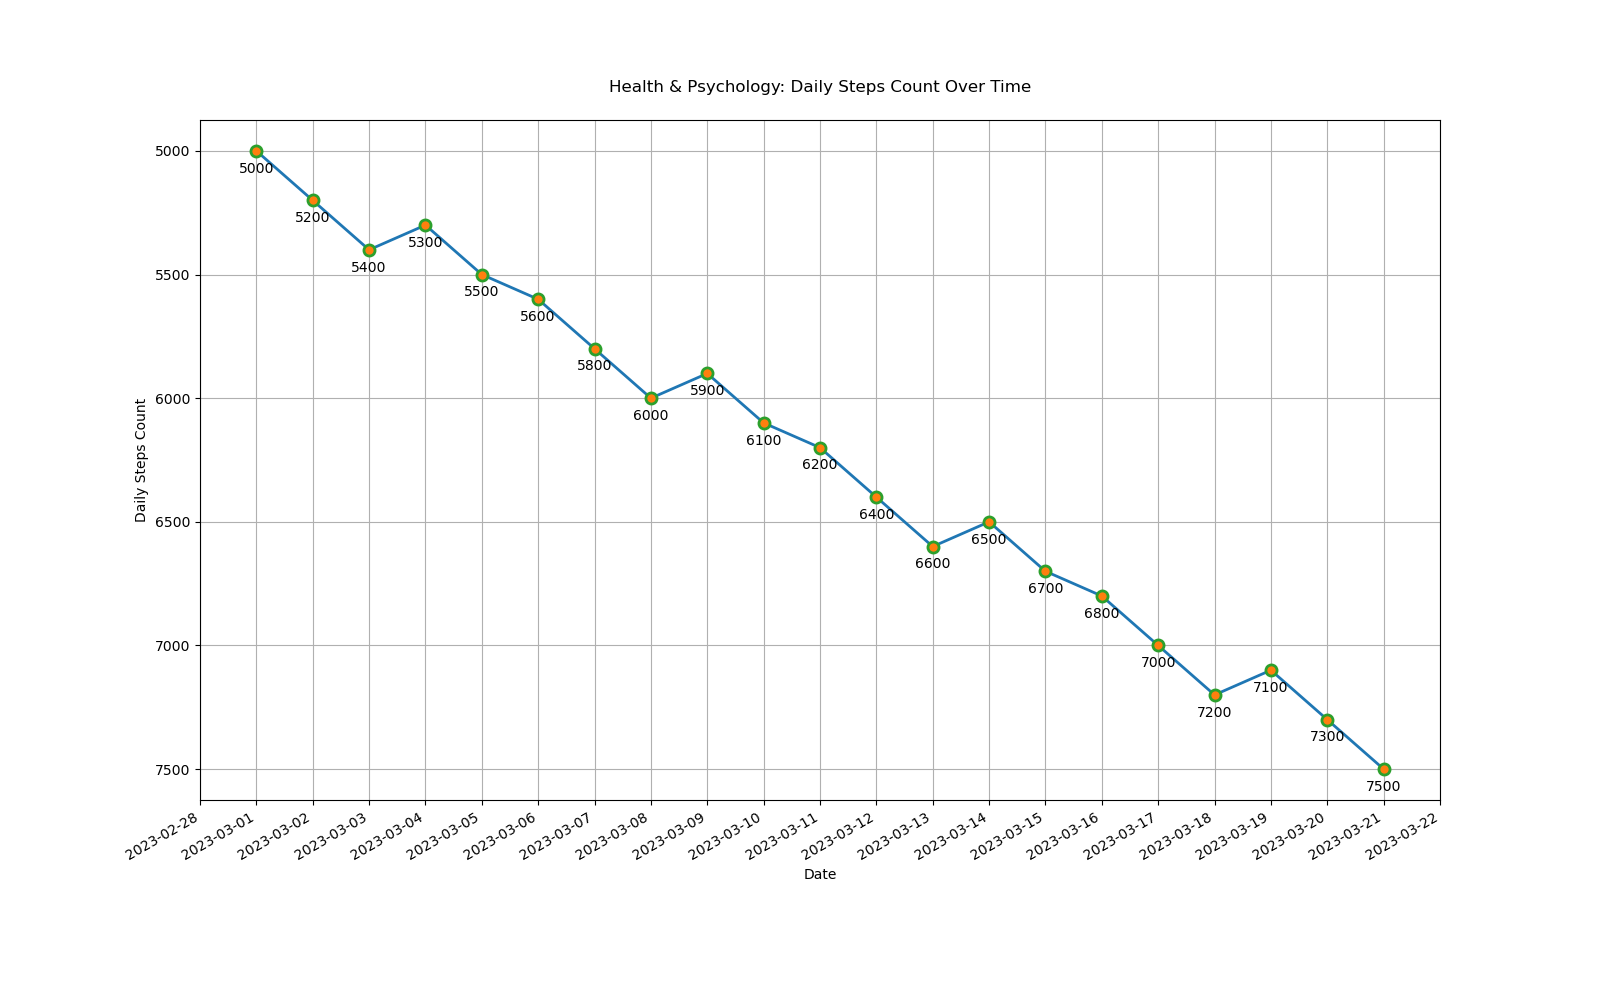

This chart was generated by the following Python code:

import matplotlib.pyplot as plt
import matplotlib.dates as mdates
from datetime import datetime

data = [
    {'Date': '2023-03-01', 'Daily Steps Count': 5000},
    {'Date': '2023-03-02', 'Daily Steps Count': 5200},
    {'Date': '2023-03-03', 'Daily Steps Count': 5400},
    {'Date': '2023-03-04', 'Daily Steps Count': 5300},
    {'Date': '2023-03-05', 'Daily Steps Count': 5500},
    {'Date': '2023-03-06', 'Daily Steps Count': 5600},
    {'Date': '2023-03-07', 'Daily Steps Count': 5800},
    {'Date': '2023-03-08', 'Daily Steps Count': 6000},
    {'Date': '2023-03-09', 'Daily Steps Count': 5900},
    {'Date': '2023-03-10', 'Daily Steps Count': 6100},
    {'Date': '2023-03-11', 'Daily Steps Count': 6200},
    {'Date': '2023-03-12', 'Daily Steps Count': 6400},
    {'Date': '2023-03-13', 'Daily Steps Count': 6600},
    {'Date': '2023-03-14', 'Daily Steps Count': 6500},
    {'Date': '2023-03-15', 'Daily Steps Count': 6700},
    {'Date': '2023-03-16', 'Daily Steps Count': 6800},
    {'Date': '2023-03-17', 'Daily Steps Count': 7000},
    {'Date': '2023-03-18', 'Daily Steps Count': 7200},
    {'Date': '2023-03-19', 'Daily Steps Count': 7100},
    {'Date': '2023-03-20', 'Daily Steps Count': 7300},
    {'Date': '2023-03-21', 'Daily Steps Count': 7500}
]

dates = [datetime.strptime(item['Date'], "%Y-%m-%d") for item in data]
steps = [item['Daily Steps Count'] for item in data]

plt.figure(figsize=(16, 10))

plt.plot(dates, steps, 
         color='#1f77b4',          # Line color
         linestyle='-',            # Line style
         linewidth=2,              # Line width
         marker='o',               # Marker style
         markersize=8,             # Marker size
         markerfacecolor='#ff7f0e', # Marker face color
         markeredgewidth=2,        # Marker edge width
         markeredgecolor='#2ca02c') # Marker edge color

plt.gca().xaxis.set_major_formatter(mdates.DateFormatter('%Y-%m-%d'))
plt.gca().xaxis.set_major_locator(mdates.DayLocator())

for date, step in zip(dates, steps):
    plt.text(date, step + 100, f'{step}', ha='center', va='bottom')

plt.title('Health & Psychology: Daily Steps Count Over Time', pad=20)
plt.xlabel('Date')
plt.ylabel('Daily Steps Count')
plt.gca().invert_yaxis()

plt.gcf().autofmt_xdate()

plt.grid(True)

plt.show()
